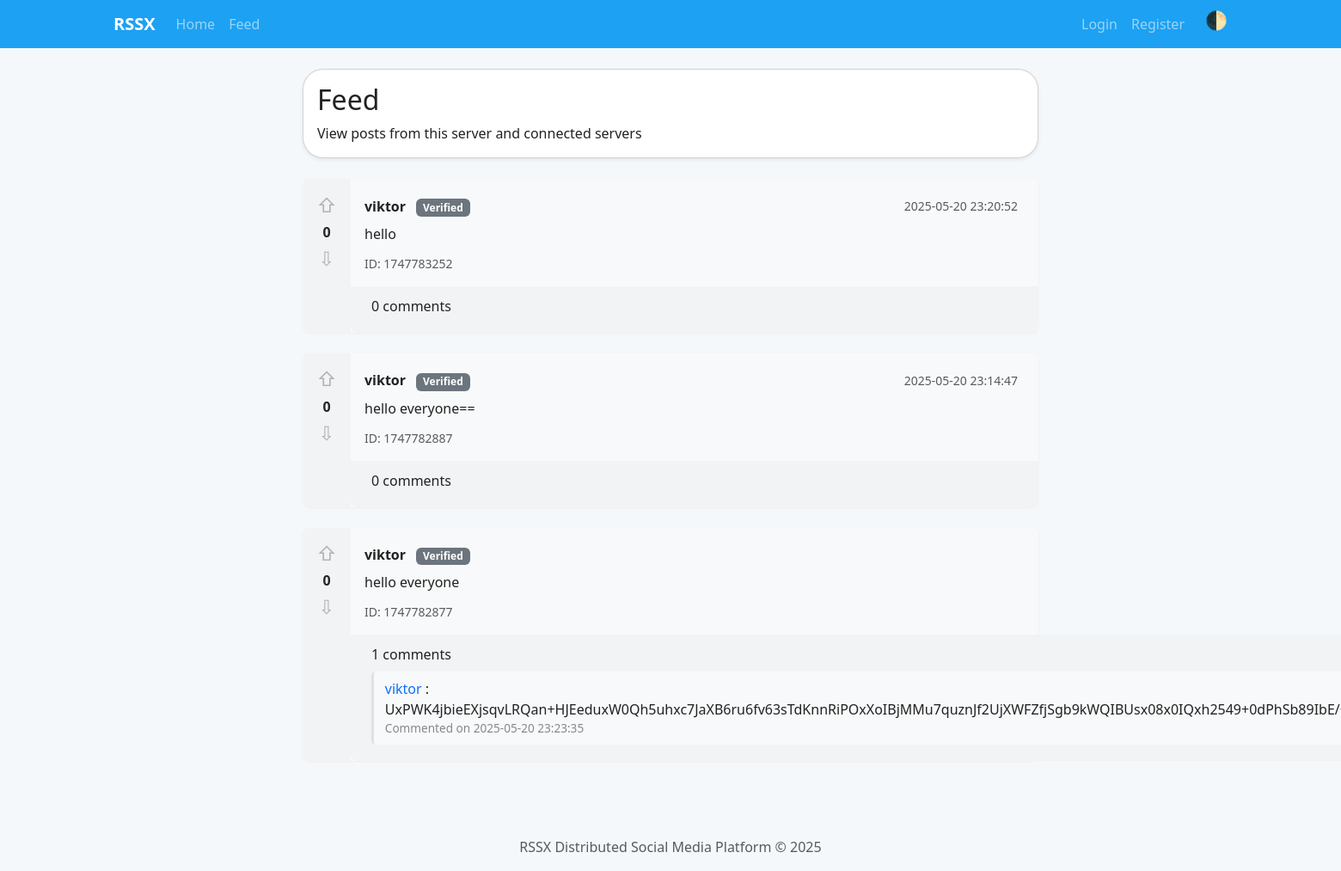
The page /feed on the database as committed earlier.
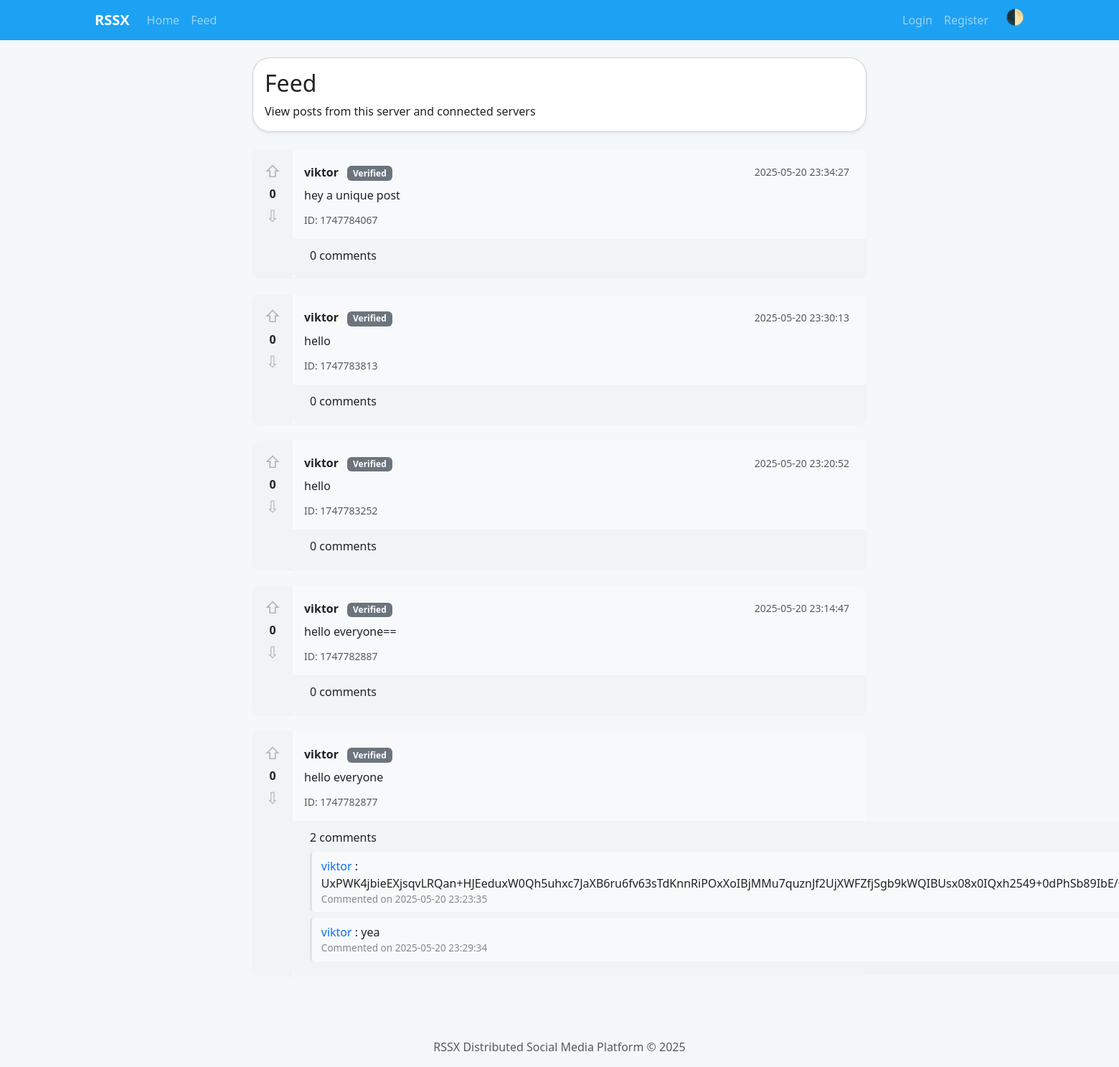
The same page on the database as committed later.
### tables this page shows
CREATE TABLE posts (
                id TEXT PRIMARY KEY,
                author TEXT NOT NULL,
                content TEXT NOT NULL,
                timestamp INTEGER NOT NULL,
                signature TEXT NOT NULL,
                upvotes INTEGER DEFAULT 0,
                downvotes INTEGER DEFAULT 0,
                spam INTEGER DEFAULT 0
            , federated_from TEXT);

CREATE TABLE comments (
                    id INTEGER PRIMARY KEY AUTOINCREMENT,
                    author TEXT NOT NULL,
                    timestamp INTEGER NOT NULL,
                    content TEXT NOT NULL,
                    post_id TEXT NOT NULL,
                    signature TEXT NOT NULL,
                    federated_from TEXT
                );

### rssx/ui/web/web_controller.py (the view)
    def feed(self):
        posts_raw = self.db.get_all_posts()
        posts = self._get_formatted_posts(posts_raw)
        for post in posts:
            comments = self.db.get_comments_for_post(post['id'])
            for comment in comments:
                comment['timestamp_formatted'] = datetime.fromtimestamp(comment['timestamp']).strftime('%Y-%m-%d %H:%M:%S')
            post['comments'] = comments
        return render_template('feed.html',
                               current_user=self.current_user,
                               posts=posts,
                               token=session.get("token"))

### rssx/database/db.py (called while the page is built)
    def get_comments_for_post(self, post_id):
        try:
            conn = sqlite3.connect(self.db_path)
            conn.row_factory = sqlite3.Row
            cursor = conn.cursor()
            cursor.execute("SELECT * FROM comments WHERE post_id = ? ORDER BY timestamp ASC", (post_id,))
            rows = cursor.fetchall()
            comments = [dict(row) for row in rows]
            conn.close()
            return comments
        except sqlite3.Error as e:
            logger.error(f"Database error in get_comments_for_post: {str(e)}")
            return []

### rssx/ui/web/web_controller.py (called while the page is built)
    def before_request(self):
        if 'username' in session:
            self.current_user = session['username']
        else:
            self.current_user = None

    def _get_formatted_posts(self, posts_raw):
        formatted_posts = []
        for post in posts_raw:
            content = post.get("content", "")
            lines = content.split('\n')
            timestamp = post.get("timestamp", 0)
            post["timestamp_formatted"] = datetime.fromtimestamp(timestamp).strftime("%Y-%m-%d %H:%M:%S")
            post["content_formatted"] = "<br/>".join(lines)
            formatted_posts.append(post)
        return formatted_posts

### rssx/templates/feed.html (shortened to what this page needs)
{% extends "base.html" %}
{% block content %}
<div class="row">
    <div class="col-lg-8 mx-auto">
        <div class="card shadow-sm mb-4">
            <div class="card-body">
                <h2 class="card-title">Feed</h2>
                <p class="card-text">View posts from this server and connected servers</p>
            </div>
        </div>
        <div id="posts-container">
            {% if posts %}
                {% for post in posts %}
                <div class="reddit-post"{% if post.federated_from %} data-federated-from="{{ post.federated_from }}"{% endif %}>
                    <div class="vote-column">
                        {% if current_user %}
                        <button class="vote-btn upvote" onclick="upvotePost('{{ post.id }}')" title="Upvote">&#8679;</button>
                        {% else %}
                        <span class="vote-btn upvote" style="opacity:0.5">&#8679;</span>
                        {% endif %}
                        <div class="vote-count">{{ post.upvotes - post.downvotes }}</div>
                        {% if current_user %}
                        <button class="vote-btn downvote" onclick="downvotePost('{{ post.id }}')" title="Downvote">&#8681;</button>
                        {% else %}
                        <span class="vote-btn downvote" style="opacity:0.5">&#8681;</span>
                        {% endif %}
                    </div>
                    <div class="reddit-post-body">
                        <div class="d-flex justify-content-between align-items-center mb-2">
                            <span>
                                <span class="fw-bold">
                                    {% if post.federated_from %}
                                        {{ post.author }}@{{ post.federated_from }}
                                    {% else %}
                                        {{ post.author }}
                                    {% endif %}
                                </span>
                                <span class="badge bg-secondary ms-2">Verified</span>
                            </span>
                            <small class="text-muted">{{ post.timestamp_formatted }}</small>
                        </div>
                        <div class="mb-2">
                            <p class="card-text mb-1" style="white-space:pre-line;">{{ post.content | safe }}</p>
                        </div>
                        <div class="d-flex justify-content-between align-items-center">
                            <small class="text-muted">ID: {{ post.id }}</small>
                        </div>
                        <div class="reddit-post-footer mt-3">
                            <div>
                                <span class="me-3"> {{ post.comments|length }} comments</span>
                            </div>
                            <div class="comments mt-2">
                                <ul class="comment-list" id="comments-{{ post.id }}">
                                    {% for comment in post.comments %}
                                    <li class="comment-item">
                                        <span class="comment-author">
                                            {% if comment.federated_from %}
                                                {{ comment.author }}@{{ comment.federated_from }}
                                            {% else %}
                                                {{ comment.author }}
                                            {% endif %}
                                        </span>
                                        <span>: {{ comment.content }}</span>
                                        <div class="comment-meta">Commented on {{ comment.timestamp_formatted }}</div>
                                    </li>
                                    {% endfor %}
                                </ul>
                            </div>
                        </div>
                    </div>
                </div>
                {% endfor %}
            {% else %}
                <div class="alert alert-info">
                    No posts available. {% if current_user %}Create the first post!{% else %}Please log in to post.{% endif %}
                </div>
            {% endif %}
        </div>
    </div>
</div>
{% endblock %}

### rssx/templates/base.html (shortened to what this page needs)
<!DOCTYPE html>
<html lang="en">
<head>
    <link href="https://cdn.jsdelivr.net/npm/bootstrap@5.3.0-alpha1/dist/css/bootstrap.min.css" rel="stylesheet">
    <link href="https://cdnjs.cloudflare.com/ajax/libs/animate.css/4.1.1/animate.min.css" rel="stylesheet">
</head>
<body>
    <nav class="navbar navbar-expand-lg navbar-dark" style="background-color: #1DA1F2;">
        <div class="container">
            <a class="navbar-brand fw-bold" href="{{ url_for('web.index') }}">RSSX</a>
            <div class="collapse navbar-collapse" id="navbarNav">
                <ul class="navbar-nav">
                    <li class="nav-item">
                        <a class="nav-link" href="{{ url_for('web.index') }}">Home</a>
                    </li>
                    <li class="nav-item">
                        <a class="nav-link" href="{{ url_for('web.feed') }}">Feed</a>
                    </li>
                </ul>
                <ul class="navbar-nav ms-auto">
                    {% if current_user %}
                    <li class="nav-item">
                        <a class="nav-link" href="{{ url_for('web.profile') }}">{{ current_user }}</a>
                    </li>
                    <li class="nav-item">
                        <a class="nav-link" href="{{ url_for('web.logout') }}">Logout</a>
                    </li>
                    {% else %}
                    <li class="nav-item">
                        <a class="nav-link" href="{{ url_for('web.login') }}">Login</a>
                    </li>
                    <li class="nav-item">
                        <a class="nav-link" href="{{ url_for('web.register') }}">Register</a>
                    </li>
                    {% endif %}
                    <li class="nav-item">
                        <span class="toggle-dark" onclick="toggleDarkMode()" title="Toggle dark mode">🌓</span>
                    </li>
                </ul>
            </div>
        </div>
    </nav>
    <div class="container mt-4 fade-anim">
        {% block content %}{% endblock %}
    </div>
    <footer class="footer mt-5 py-3">
        <div class="container text-center">
            <span class="text-muted">RSSX Distributed Social Media Platform &copy; 2025</span>
        </div>
    </footer>
</body>
</html>

### rssx/templates/base.html (style rules this page uses)
:root { --rssx-primary: #1DA1F2; --rssx-bg: #f5f8fa; --rssx-card: #fff; --rssx-text: #222; --rssx-muted: #657786; }
body { background: var(--rssx-bg); color: var(--rssx-text); transition: background 0.4s, color 0.4s; }
.navbar, .footer { transition: background 0.4s, color 0.4s; }
.card, .form-twitter input, .form-twitter textarea { background: var(--rssx-card) !important; color: var(--rssx-text) !important; transition: background 0.4s, color 0.4s; }
.card { border-radius: 1.5rem; box-shadow: 0 2px 16px rgba(0,0,0,0.06); margin-bottom: 1.5rem; animation: fadeInUp 0.7s; }
.fade-anim { animation: fadeIn 0.5s; }
.navbar { background: var(--rssx-primary) !important; }
.footer { background: var(--rssx-bg) !important; color: var(--rssx-muted) !important; }
.toggle-dark { cursor: pointer; font-size: 1.3rem; margin-left: 1rem; color: #fff; transition: color 0.3s; }

### rssx/templates/feed.html (style rules this page uses)
.reddit-post { display: flex; background: #f8f9fa; border-radius: 8px; margin-bottom: 1.5rem; box-shadow: 0 1px 3px rgba(0,0,0,0.04); }
.vote-column { display: flex; flex-direction: column; align-items: center; padding: 1.2rem 0.7rem 1.2rem 0.7rem; background: #f1f3f4; border-radius: 8px 0 0 8px; min-width: 56px; }
.vote-btn { background: none; border: none; cursor: pointer; font-size: 1.4rem; line-height: 1; color: #6c757d; transition: color 0.2s; }
.vote-count { font-weight: bold; margin: 0.5rem 0; color: #212529; }
.reddit-post-body { flex: 1; padding: 1.2rem 1.5rem 1.2rem 1rem; display: flex; flex-direction: column; }
.reddit-post-footer { background: #f1f3f4; border-radius: 0 0 8px 8px; padding: 0.7rem 1.5rem; margin: 0 -1.5rem -1.2rem -1rem; }
.comment-list { margin: 0; padding: 0; list-style: none; }
.comment-item { background: #f8f9fa; border-radius: 5px; margin-bottom: 0.5rem; padding: 0.5rem 0.8rem; border-left: 3px solid #dee2e6; }
.comment-meta { font-size: 0.85rem; color: #888; }
.comment-author { font-weight: 500; color: #0d6efd; }

Rows that differ between the two databases and show on the page:
added posts: post.upvotes-post.downvotes "0", author "viktor", timestamp_formatted "2025-05-20 23:34:27", content "hey a unique post", id "1747784067", comments|length "0"
added posts: post.upvotes-post.downvotes "0", author "viktor", timestamp_formatted "2025-05-20 23:30:13", content "hello", id "1747783813", comments|length "0"
computed for posts "hello everyone": comments|length "1" → "2"
added comments: author "viktor", content "yea", timestamp_formatted "2025-05-20 23:29:34", shown under posts "hello everyone"
